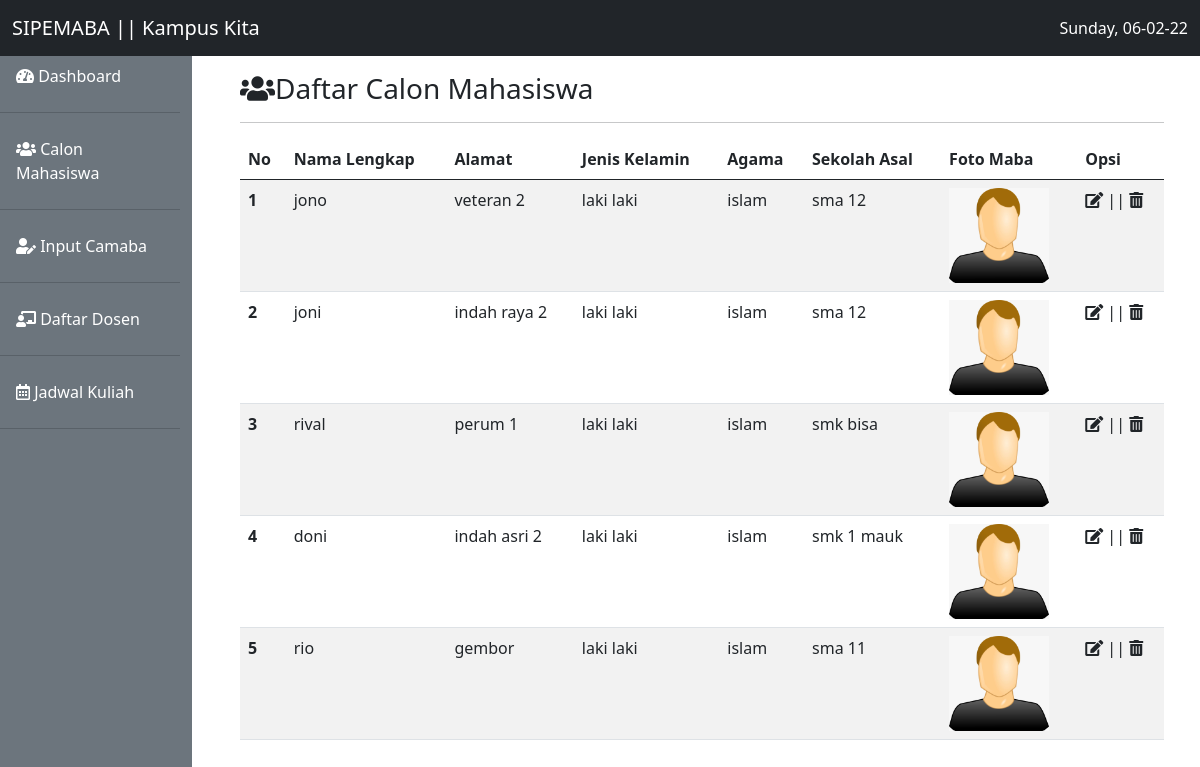
/EKT2_1904030022/view.php, run on the app's committed database.
### tables this page shows
CREATE TABLE `calon_mhs` (
  `id` int(11) NOT NULL,
  `nama` varchar(40) NOT NULL,
  `alamat` varchar(255) NOT NULL,
  `jenis_kelamin` varchar(9) NOT NULL,
  `agama` varchar(9) NOT NULL,
  `sekolah_asal` varchar(20) NOT NULL,
  `foto_maba` varchar(30) NOT NULL
);

### EKT2_1904030022/koneksi.php (called while the page is built, shortened)
<?php
$rslt = mysqlI_query($conn, 'SELECT * FROM calon_mhs');

### EKT2_1904030022/view.php (the view, shortened to what this page needs)
<?php
include 'koneksi.php';
?>
<!doctype html>
<html lang="en">
  <head>
    <link href="tema/bootstrap/css/bootstrap.min.css" rel="stylesheet">
    <link rel="stylesheet" href="tema/fontawesome/css/all.min.css">
  </head>
  <body>
    <nav class="navbar navbar-expand-lg navbar-light bg-dark fixed-top">
        <div class="container-fluid">
            <a class="navbar-brand text-white" href="#">SIPEMABA || Kampus Kita</a>
            <div class="collapse navbar-collapse" id="navbarSupportedContent">
                <div class="text-white">
                    <?php
                    echo date('l, d-m-y');
                    ?>
                </div>
            </div>
        </div>
    </nav>
    <div class="row mt-4">
        <div class="col-md-2 mt-2 pr-3 pt-4 bg-secondary">
            <ul class="nav flex-column">
                <li class="nav-item">
                    <a class="nav-link text-white" aria-current="page" href="#"><i class="fas fa-tachometer-alt"></i> Dashboard</a><hr class="bg-dark">
                </li>
                <li class="nav-item">
                    <a class="nav-link text-white" href="#"><i class="fas fa-users"></i> Calon Mahasiswa</a><hr>
                </li>
                <li class="nav-item">
                    <a class="nav-link text-white" href="#"><i class="fas fa-user-edit"></i> Input Camaba</a><hr>
                </li>
                <li class="nav-item">
                    <a class="nav-link text-white" href="#"><i class="fas fa-chalkboard-teacher"></i> Daftar Dosen</a><hr>
                </li>
                <li class="nav-item">
                    <a class="nav-link text-white" href="#"><i class="far fa-calendar-alt"></i> Jadwal Kuliah</a><hr>
                </li>
            </ul>
        </div>
        <div class="col-md-10 p-5 pt-5">
            <h3><i class="fas fa-users"></i>Daftar Calon Mahasiswa</h3><hr>
            <table class="table table-striped">
                <thead>
                    <tr>
                        <th scope="col">No</th>
                        <th scope="col">Nama Lengkap</th>
                        <th scope="col">Alamat</th>
                        <th scope="col">Jenis Kelamin</th>
                        <th scope="col">Agama</th>
                        <th scope="col">Sekolah Asal</th>
                        <th scope="col">Foto Maba</th>
                        <th scope="col">Opsi</th>
                    </tr>
                </thead>
                <tbody>
                    <?php $no=1 ?>
                    <?php
                    while ($camaba = mysqli_fetch_assoc($rslt)){
                    ?>
                    <tr>
                        <th scope="row"><?php echo $no; ?></th>
                        <td><?php echo $camaba['nama']; ?></td>
                        <td><?php echo $camaba['alamat']; ?></td>
                        <td><?php echo $camaba['jenis_kelamin']; ?></td>
                        <td><?php echo $camaba['agama']; ?></td>
                        <td><?php echo $camaba['sekolah_asal']; ?></td>
                        <td><img src="image/photo1.png" width="100px"></td>
                        <td><i class="fas fa-edit"></i> || <i class="fas fa-trash-alt"></i></td>
                    </tr>
                    <?php $no++ ?>
                    <?php } ?>
                </tbody>
            </table>
        </div>
    </div>
  </body>
</html>

### data on the page
calon_mhs: nama "jono", alamat "veteran 2", jenis_kelamin "laki laki", agama "islam", sekolah_asal "sma 12"
calon_mhs: nama "joni", alamat "indah raya 2", jenis_kelamin "laki laki", agama "islam", sekolah_asal "sma 12"
calon_mhs: nama "rival", alamat "perum 1", jenis_kelamin "laki laki", agama "islam", sekolah_asal "smk bisa"
calon_mhs: nama "doni", alamat "indah asri 2", jenis_kelamin "laki laki", agama "islam", sekolah_asal "smk 1 mauk"
calon_mhs: nama "rio", alamat "gembor", jenis_kelamin "laki laki", agama "islam", sekolah_asal "sma 11"
